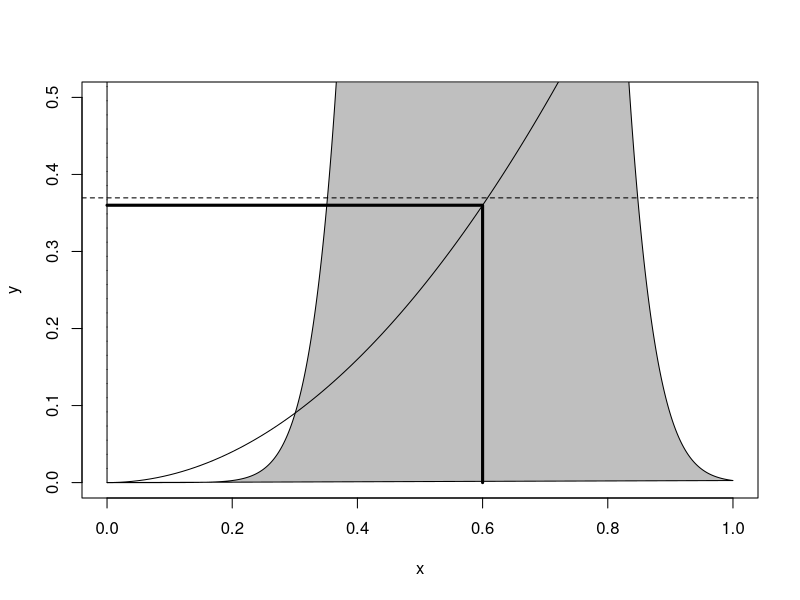

Source code (R):
## Sketch illustrating Ito's lemma

graphics.off()
rm(list=ls())

#pdf(file="ito-sketch-test.pdf")

## Define the function h

yoff <- 0.

a <- 4
h <- function(x) x^2 # exp(a*x)
hinv <- function(y) sqrt(y) # 1/a*log(y) # sqrt(y-yoff)
dhdx <- function(x) 2*x # a*exp(a*x) # 2*x

# h <- function(x) yoff+x^2
# hinv <- function(y) sqrt(y-yoff)
# dhdx <- function(x) 2*x

## Initial value of x
x0 <- 0.6

## Range of x coordinates
xmin <- 0
xmax <- 1
xvec <- seq(xmin,xmax,length=1001)

## Drift and diffusion term
f <- function(x) 0
g <- function(x) 1

## Time step
dt <- 0.01

## Density of X after the time step
xnew <- x0+f(x0)*dt
    
fX <- function(x) dnorm(x,mean=xnew,sd=g(x0)*sqrt(dt))

fmax <- fX(xnew)

plot(c(xmin,xmax),c(0,0.5*h(xmax)),type="n",xlab="x",ylab="y")

shade <- 0.5
shading <- rgb(shade,shade,shade,alpha=0.5)

polygon(xvec,2*fX(xvec),col=shading)

plot(h,from=xmin,to=xmax,ylim=c(0,h(xmax)),add=TRUE)


lines(c(x0,x0,xmin),c(0,h(x0),h(x0)),lwd=3)

lines(c(xnew,xnew,xmin),c(0,h(xnew),h(xnew)),lty="dashed")

## Density of Y after the time step 
fY <- function(y) fX(hinv(y))/abs(dhdx(hinv(y)))



yvec <- seq(yoff,h(xmax),length=1001)

fYmax <- max(fY(yvec))

polygon(xmin + 0.25*fY(yvec)/fYmax,yvec,density=10,col=NA)

## fYY <- function(y) dlnorm(y,a*xnew,a*g(x0)*sqrt(dt))
## polygon(xmin + 0.25*fYY(yvec)/fYmax,yvec,density=10,col="red")

X <- rnorm(n=1e5,mean=xnew,sd=sqrt(dt)*g(x0))
Y <- h(X)
EY <- mean(Y)
abline(h=EY,lty="dashed")

# dev.off()
